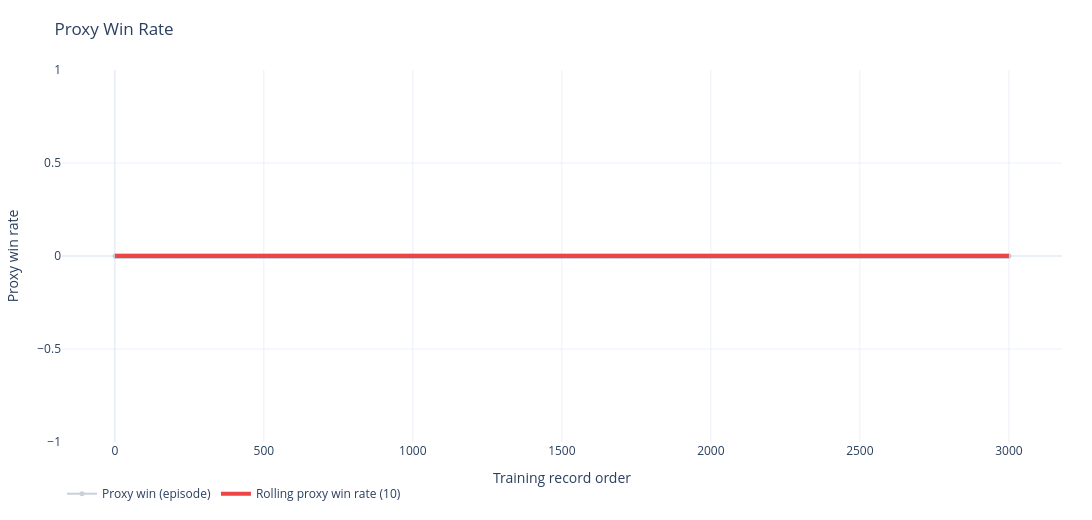

The notebook cell this image was saved under:
### Markdown cell above
## Plot Training Curves and Win Rate Trends

These six charts are intentionally separate so each one answers a single question. The x-axis is the record order in the log, which is the real timeline because episode labels reset when training is resumed.

### Code cell
x = summary_df["training_order"]
proxy_fig = go.Figure()
proxy_fig.add_trace(go.Scatter(x=x, y=summary_df["proxy_win"].astype(float), mode="lines+markers", name="Proxy win (episode)", line=dict(color="#94a3b8", width=2), marker=dict(size=5), opacity=0.5))
proxy_fig.add_trace(go.Scatter(x=x, y=summary_df["rolling_proxy_win_rate"], mode="lines", name=f"Rolling proxy win rate ({ROLLING_WINDOW})", line=dict(color="#ef4444", width=4)))
proxy_fig.update_layout(title="Proxy Win Rate", template="plotly_white", height=520, width=1200, margin=dict(l=40, r=30, t=70, b=40), legend=dict(orientation="h"))
proxy_fig.update_xaxes(title_text="Training record order")
proxy_fig.update_yaxes(title_text="Proxy win rate")
proxy_fig.show()

### Figure 1 — Plotly figure (JSON) as saved in the notebook; plotly's stock layout.template omitted (floating-point values rounded to 4 significant figures; data arrays with more than 128 entries replaced by an {"elided": "..."} marker saying what was removed)
{"data": [{"line": {"color": "#94a3b8", "width": 2}, "marker": {"size": 5}, "mode": "lines+markers", "name": "Proxy win (episode)", "opacity": 0.5, "type": "scatter", "x": {"elided": "3000 int values"}, "y": {"elided": "3000 float values"}}, {"line": {"color": "#ef4444", "width": 4}, "mode": "lines", "name": "Rolling proxy win rate (10)", "type": "scatter", "x": {"elided": "3000 int values"}, "y": {"elided": "3000 float values"}}], "layout": {"height": 520, "legend": {"orientation": "h"}, "margin": {"b": 40, "l": 40, "r": 30, "t": 70}, "title": {"text": "Proxy Win Rate"}, "width": 1200, "xaxis": {"title": {"text": "Training record order"}}, "yaxis": {"title": {"text": "Proxy win rate"}}}}
